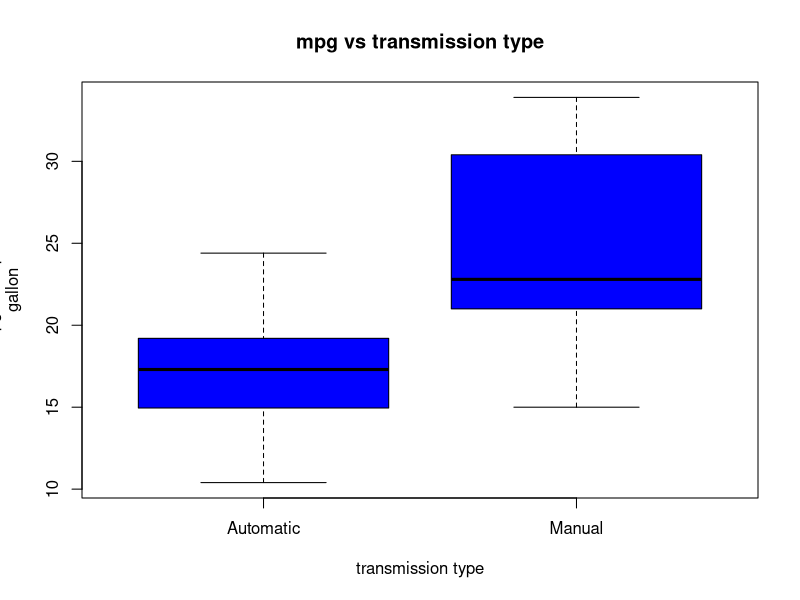
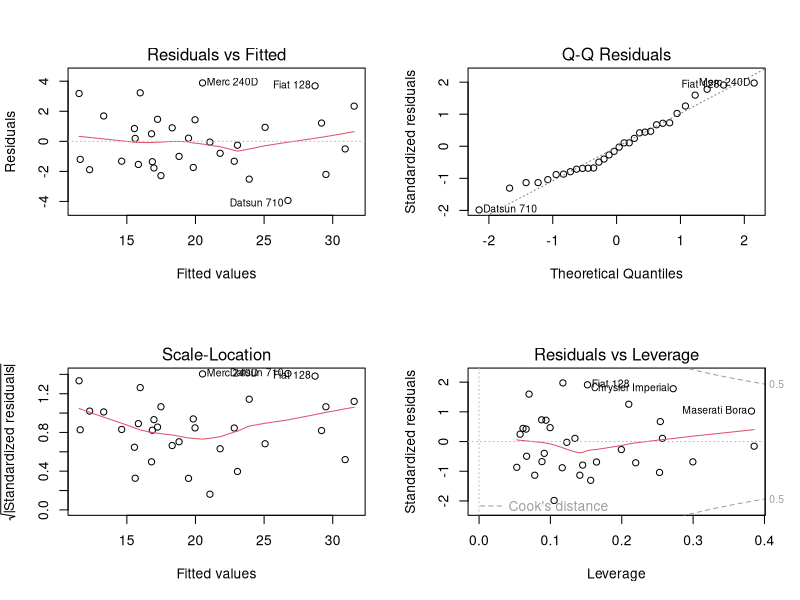
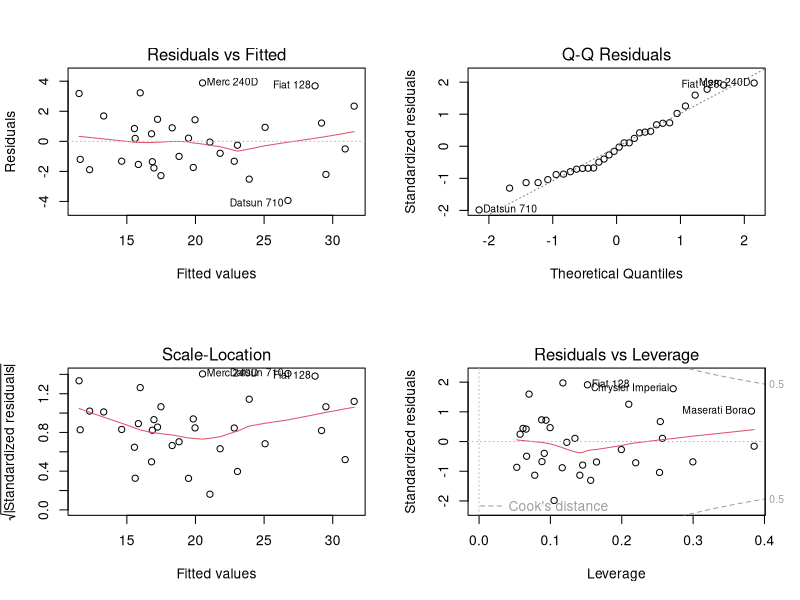
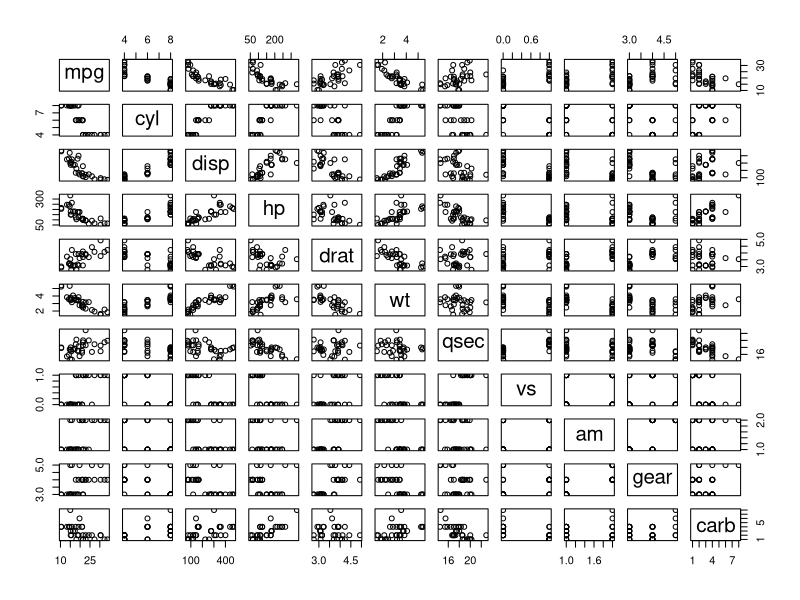
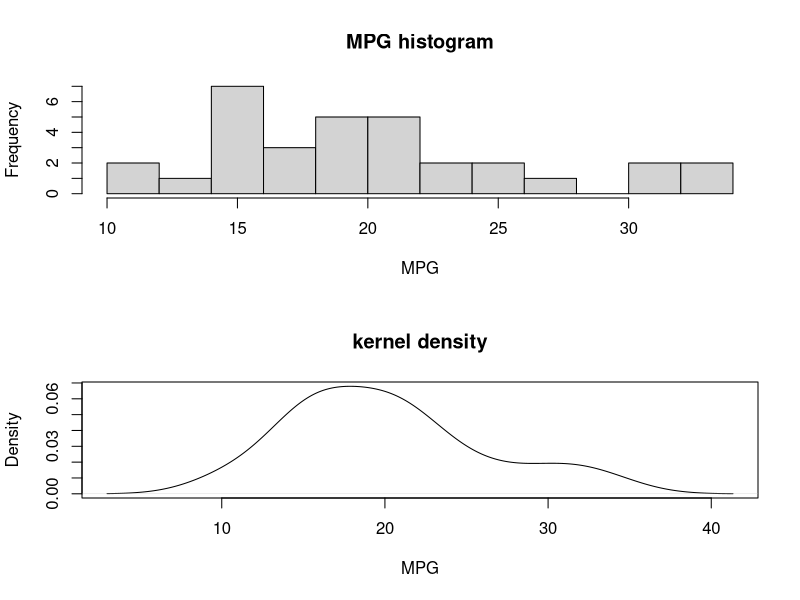

R code for these plots, in order:
## ---- chunk 1
data(mtcars)
names(mtcars)
## ---- chunk 2
summary(cars)
## ---- chunk 3
cor(mtcars$mpg,mtcars[,-1])
## ---- chunk 4
mtcars$am <- as.factor(mtcars$am)
levels(mtcars$am) <-c("Automatic", "Manual")
## ---- chunk 5
t.test(mtcars$mpg~mtcars$am,conf.level=0.95)
## ---- chunk 6
stepmodel = step(lm(data = mtcars, mpg ~ .),trace=0,steps=10000)
summary(stepmodel)
## ---- chunk 7
model <- lm(mpg~ factor(am):wt + factor(am):qsec,data=mtcars)
summary(model)
## ---- chunk 8
boxplot(mtcars$mpg ~ mtcars$am, data = mtcars, outpch = 19, ylab="mpg:miles per 
gallon",xlab="transmission type",main="mpg vs transmission type", col="blue")
## ---- chunk 9
par(mfrow=c(2,2))    
plot(model)
## ---- chunk 10
plot(model)
## ---- chunk 11
pairs(mpg ~ ., data = mtcars)
## ---- chunk 12
par(mfrow=c(2,1))
hist(mtcars$mpg, breaks=10, xlab="MPG", main="MPG histogram")
plot(density(mtcars$mpg), main="kernel density", xlab="MPG")
